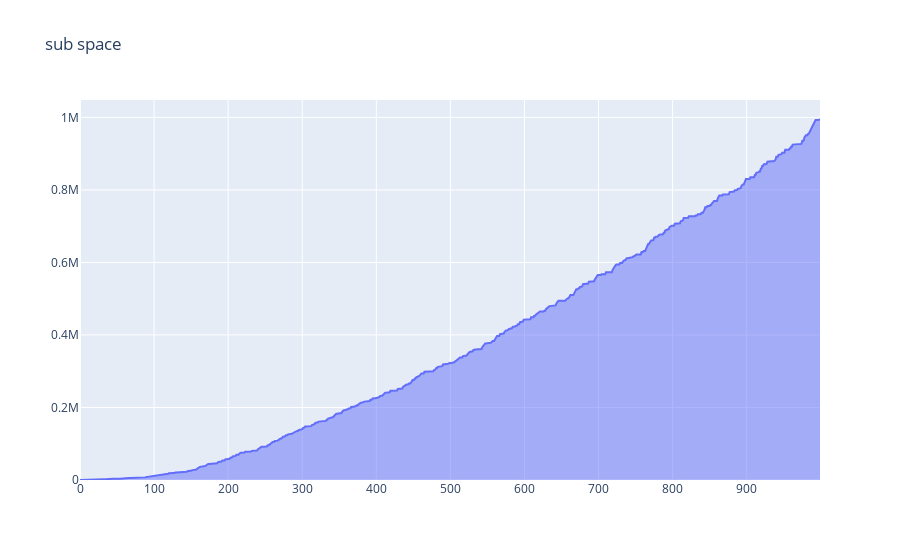

The code cell stored with this chart in its notebook:
### Code cell
countfig = go.FigureWidget()
# countfig.add_scatter(name="for", x = df.index, y = df["for"], fill="tonexty")
# countfig.add_scatter(name="dow", x = df.index, y = df["dow"], fill="tonexty")
# countfig.add_scatter(name="up", x = df.index, y = df["up"], fill="tonexty")
#countfig.add_scatter(name="hor", x = df.index, y = df["hor"], fill="tonexty")
countfig.add_scatter(name="dep", x = df.index, y = df["dep"], fill="tonexty")
#countfig.add_scatter(name="aim", x = df.index, y = df["aim"], fill="tonexty")
countfig.update_layout(title="sub space")
plotly.offline.iplot(countfig)

### Figure 1 — Plotly figure (JSON) as saved in the notebook; plotly's stock layout.template omitted (floating-point values rounded to 4 significant figures; data arrays with more than 128 entries replaced by an {"elided": "..."} marker saying what was removed)
{"data": [{"fill": "tonexty", "name": "dep", "type": "scatter", "uid": "b10969c0-1e7d-4b2b-a1d7-54b4893ade02", "x": {"elided": "1000 int values"}, "y": {"elided": "1000 int values"}}], "layout": {"title": {"text": "sub space"}}}
